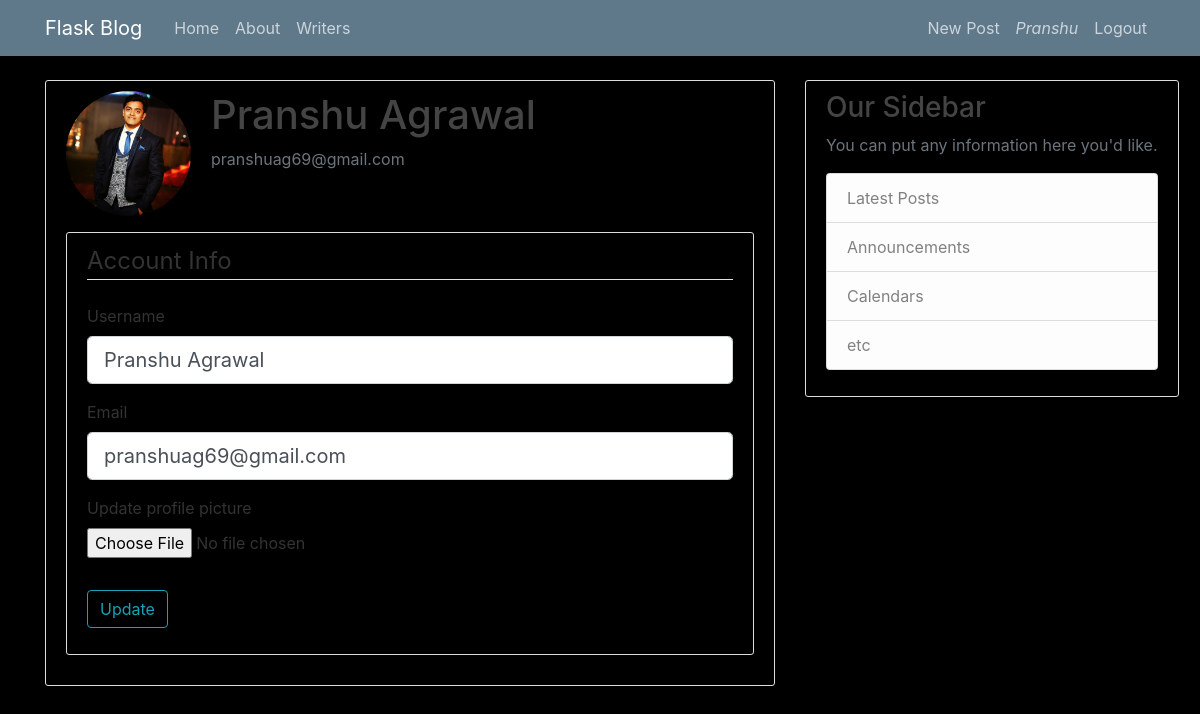
Page /account (signed in) on the committed database.
### flaskblog/Models.py (models this page shows, shortened)
class User(db.Model, UserMixin):
	id = db.Column(db.Integer, primary_key=True)
	username = db.Column(db.String(20), unique=True, nullable=False)
	email = db.Column(db.String(120), unique=True, nullable=False)
	image_file = db.Column(db.String(20), nullable=False, default='default.jpg')
	password = db.Column(db.String(60), nullable=False)
	posts = db.relationship('Post', backref='author', lazy=True)

### flaskblog/users/routes.py (the view)
@users.route("/account", methods=['GET', 'POST'])
@login_required
def account():
	form = UpdateAccountForm()
	if form.validate_on_submit():
		if form.picture.data:
			picture_file = save_picture(form.picture.data)
			current_user.image_file = picture_file
		current_user.username = form.username.data
		current_user.email = form.email.data
		db.session.commit()
		flash('Your account has been updated!', 'success')
		return redirect(url_for('users.account'))
	elif request.method == 'GET':
		form.username.data = current_user.username
		form.email.data = current_user.email
	image_file = url_for('static', filename='profile_pics/' + current_user.image_file)
	return render_template('account.html', title='Account', image_file=image_file, form=form)

### flaskblog/users/forms.py (shortened to what this page needs)
class UpdateAccountForm(FlaskForm):
	username = StringField('Username', validators=[DataRequired(), Length(min=2, max=20)])
	email = StringField('Email', validators=[DataRequired(), Email()])
	picture = FileField('Update profile picture', validators=[FileAllowed(['jpg', 'png'])])
	submit = SubmitField('Update')

### flaskblog/Models.py (called while the page is built)
@login_manager.user_loader
def load_user(user_id):
	return User.query.get(int(user_id))

### flaskblog/Templates/account.html (shortened to what this page needs)
{% extends "layout.html" %}
{% block content %}
	<div class="content-section">
	  <div class="media">
	    <img class="rounded-circle account-img" src="{{ image_file }}">
	    <div class="media-body">
	      <h2 class="account-heading">{{ current_user.username }}</h2>
	      <p class="text-secondary">{{ current_user.email }}</p>
	    </div>
	  </div>
	  <div class="content-section">
		<form method="POST" action="" enctype="multipart/form-data">
			<fieldset class="form-group">
				<legend class="border-bottom mb-4">Account Info</legend>
				<div class="form-group">
					{{ form.username.label(class="form-control-label")  }}
					{% if form.username.errors %}
						{{ form.username(class="form-control form-control-lg is-invalid")  }}
						<div class="invalid-feedback">
							{% for error in form.username.errors %}
								<span>{{ error }}</span>
							{% endfor %}
						</div>
					{% else %}
						{{ form.username(class="form-control form-control-lg ")  }}
					{% endif %}
				</div>
				<div class="form-group">
					{{ form.email.label(class="form-control-label")  }}
					{% if form.email.errors %}
						{{ form.email(class="form-control form-control-lg is-invalid")  }}
						<div class="invalid-feedback">
							{% for error in form.email.errors %}
								<span>{{ error }}</span>
							{% endfor %}
						</div>
					{% else %}
						{{ form.email(class="form-control form-control-lg ")  }}
					{% endif %}
				</div>
				<div class="form-group">
					{{ form.picture.label() }}
					{{ form.picture(class="form-control-file") }}
				</div>
			</fieldset>
			<div class="form-group">
				{{ form.submit(class="btn btn-outline-info") }}
			</div>
		</form>
	</div>
	</div>
{% endblock content %}

### flaskblog/Templates/layout.html (shortened to what this page needs)
<!DOCTYPE html>
<html>
<head>
    <link rel="stylesheet" href="https://stackpath.bootstrapcdn.com/bootstrap/4.3.1/css/bootstrap.min.css">
    <link rel="stylesheet" type="text/css" href="{{ url_for('static', filename='main.css') }}">
</head>
<body>
	<header class="site-header">
	  <nav class="navbar navbar-expand-md navbar-dark bg-steel fixed-top">
	    <div class="container">
	      <a class="navbar-brand mr-4" href="/">Flask Blog</a>
	      <div class="collapse navbar-collapse" id="navbarToggle">
	        <div class="navbar-nav mr-auto">
	          <a class="nav-item nav-link" href="{{ url_for('main.home') }}">Home</a>
	          <a class="nav-item nav-link" href="{{ url_for('main.about') }}">About</a>
	          <a class="nav-item nav-link" href="{{ url_for('users.writers_name') }}">Writers</a>
	        </div>
	        <div class="navbar-nav">
	          {% if current_user.is_authenticated %}
	            <a class="nav-item nav-link" href="{{ url_for('posts.new_post') }}">New Post</a>
	            <i><a class="nav-item nav-link" href="{{ url_for('users.account') }}">{{ current_user.username.split()[0] }}</a></i>
	          	<a class="nav-item nav-link" href="{{ url_for('users.logout') }}">Logout</a>
	          {% else %}
		          <a class="nav-item nav-link" href="{{ url_for('users.login') }}">Login</a>
		          <a class="nav-item nav-link" href="{{ url_for('users.register') }}">Register</a>
		      {% endif %}
	        </div>
	      </div>
	    </div>
	  </nav>
	</header>
	<main role="main" class="container">
	  <div class="row">
	    <div class="col-md-8">
	      {% block content %}{% endblock %}
	    </div>
	    <div class="col-md-4">
	      <div class="content-section tempr">
		        <h3>Our Sidebar</h3>
		        <p class='text-muted'>You can put any information here you'd like.
		          <ul class="list-group">
		            <li class="list-group-item list-group-item-light">Latest Posts</li>
		            <li class="list-group-item list-group-item-light">Announcements</li>
		            <li class="list-group-item list-group-item-light">Calendars</li>
		            <li class="list-group-item list-group-item-light">etc</li>
		          </ul>
		        </p>
	    	</div>
	    </div>
	</main>
</body>
</html>

### flaskblog/static/main.css (style rules this page uses)
body { background: #000000; color: #333333; margin-top: 5rem; }
h1, h2, h3, h4, h5, h6 { color: #444444; }
.bg-steel { background-color: #5f788a; }
.site-header .navbar-nav .nav-link { color: #cbd5db; }
.content-section { background: #00000000; padding: 10px 20px; border: 1px solid #dddddd; border-radius: 3px; margin-bottom: 20px; }
.account-img { height: 125px; width: 125px; margin-right: 20px; margin-bottom: 16px; }
.account-heading { font-size: 2.5rem; }
.tempr { position: fixed; }

### rows in the picture
User: username "Pranshu", username "Pranshu Agrawal", email "pranshuag69@gmail.com"
